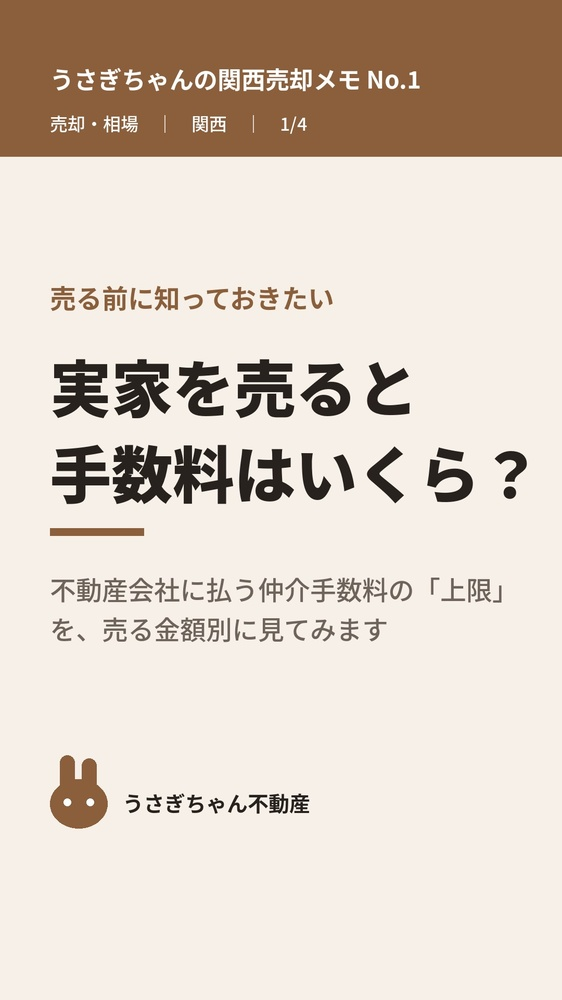
#> input picture media/2026-10-08/sample-chukai-tesuryo-1-1.jpg, 562 x 1000 px, shrunk from 1080 x 1920 before the run
$ python grade.py ../../../../media/2026-10-08/sample-chukai-tesuryo-1-1.jpg
#> lines starting #> are read from the running program, lines starting #| are printed output that depends on the picture
# 絵の層に色の仕上げ（影は深い葡萄色・明るい所は金・S字・彩度を少し落とす）。b 層だけ光のにじみ
import sys, numpy as np
from PIL import Image, ImageFilter
for f in sys.argv[1:]:
    im=Image.open(f).convert('RGBA');A=np.asarray(im).astype(np.float32)/255;a=A[...,:3];al=A[...,3:]
#> after `al = A[..., 3:]`: al: shape (1000, 562, 1) float32; every value is 1
    L=a.mean(2,keepdims=True);s=a*a*(3-2*a);a=a*.45+s*.55
#> after `L = a.mean(2, keepdims=True)`:
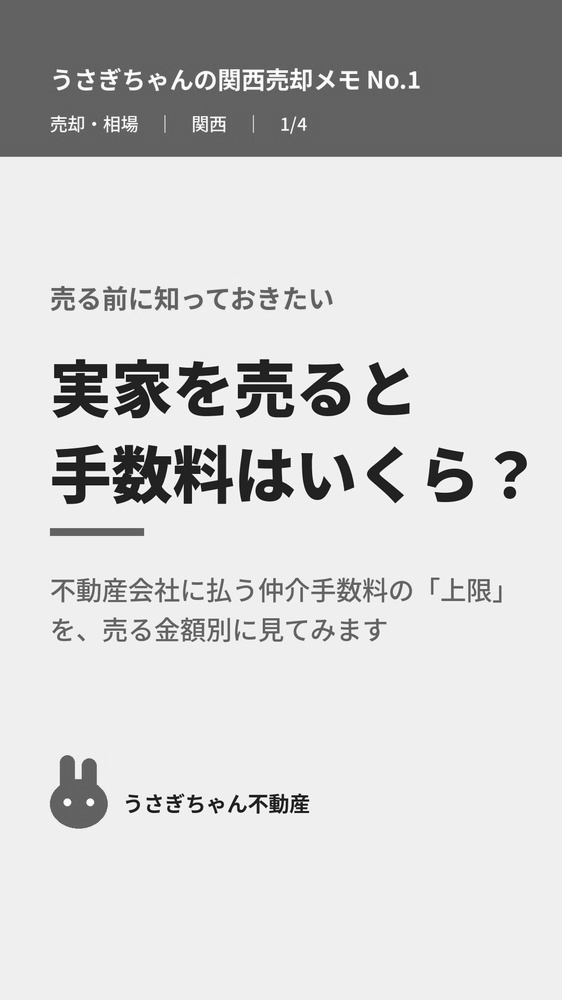
#> L: shape (1000, 562, 1) float32; min 0.00523, max 1, mean 0.813
#> after `s = a * a * (3 - 2 * a)`:
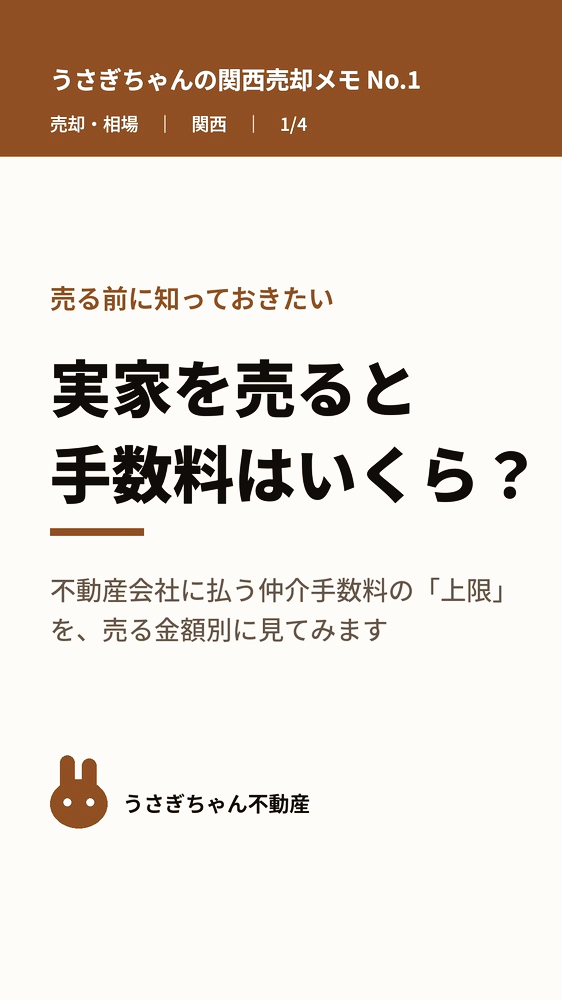
#> s: shape (1000, 562, 3) float32; mean R, G, B 0.887, 0.841, 0.798
    sh=np.clip(1-L*2,0,1);a=a*(1-sh*.35)+np.array([.16,.04,.08])*sh*.35
#> after `sh = np.clip(1 - L * 2, 0, 1)`:
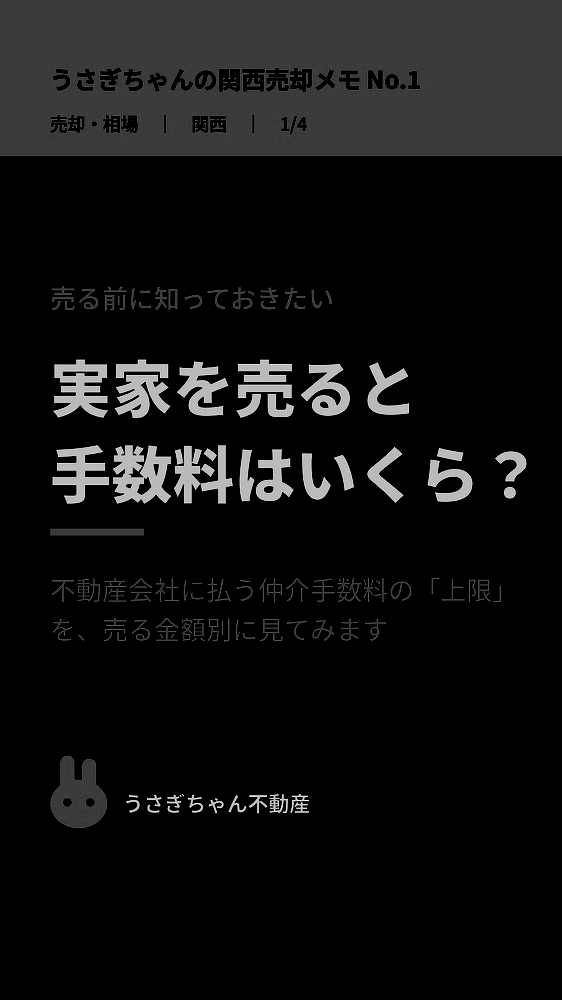
#> sh: shape (1000, 562, 1) float32; min 0, max 0.99, mean 0.0653
    a=a*(1-.18*(1-sh))+np.array([1,.86,.62])*.18*(1-sh)*L
    g=a.mean(2,keepdims=True);a=g+(a-g)*.85
    if f.endswith('-b.png'):
        b=np.clip((a-.62)/.38,0,1);bb=np.asarray(Image.fromarray((b.mean(2)*255).astype(np.uint8)).filter(ImageFilter.GaussianBlur(28))).astype(np.float32)[...,None]/255
        a=1-(1-a)*(1-bb*.55*np.array([1,.85,.6]))
    Image.fromarray((np.clip(np.concatenate([a,al],2),0,1)*255).astype(np.uint8)).save(f)

$ run again, on media/2026-10-08/sample-chukai-tesuryo-1-3.jpg
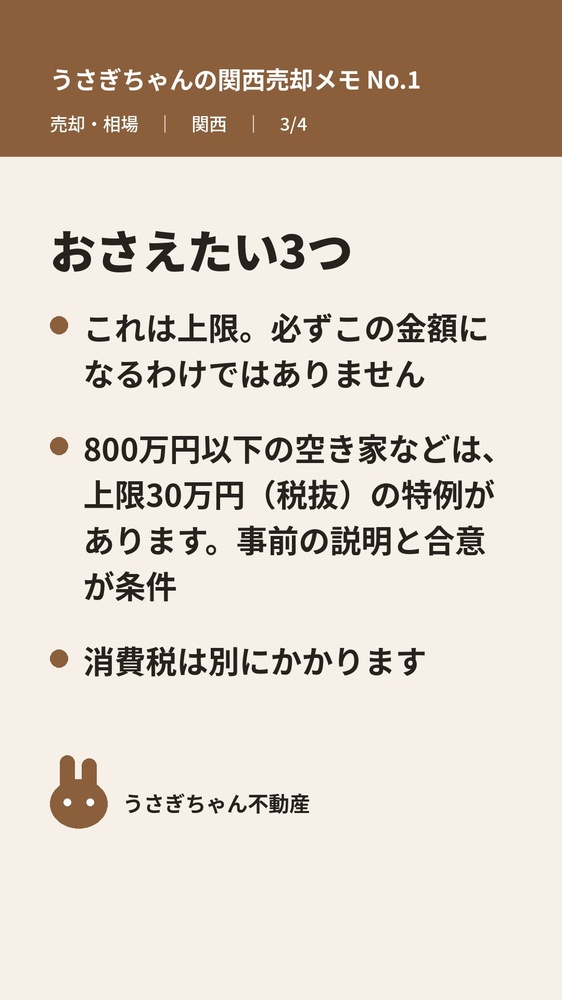
#> input picture media/2026-10-08/sample-chukai-tesuryo-1-3.jpg, 562 x 1000 px, shrunk from 1080 x 1920 before the run
#> al: shape (1000, 562, 1) float32; every value is 1
#> `s = a * a * (3 - 2 * a)`:
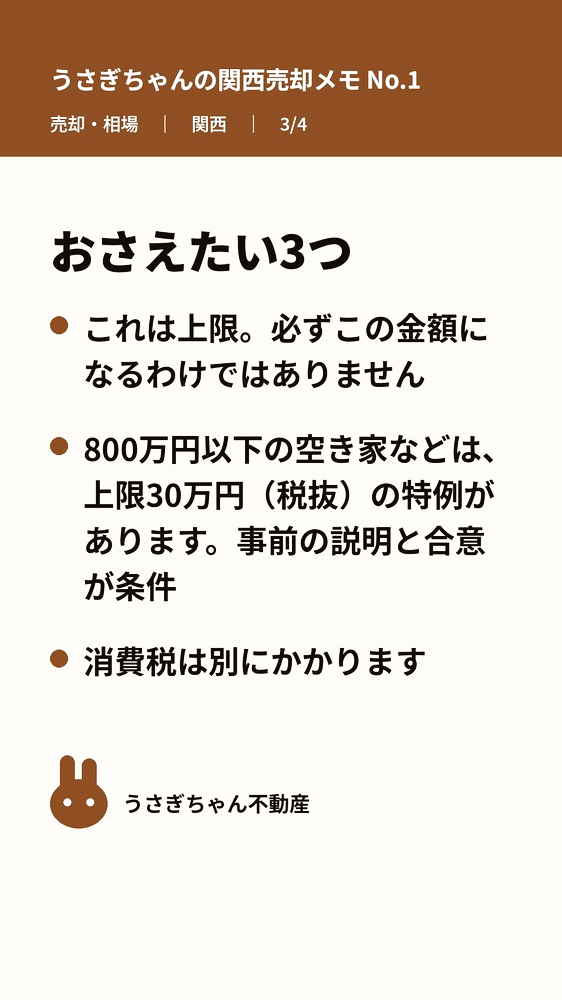
#> s: shape (1000, 562, 3) float32; mean R, G, B 0.88, 0.835, 0.793
#> `sh = np.clip(1 - L * 2, 0, 1)`:
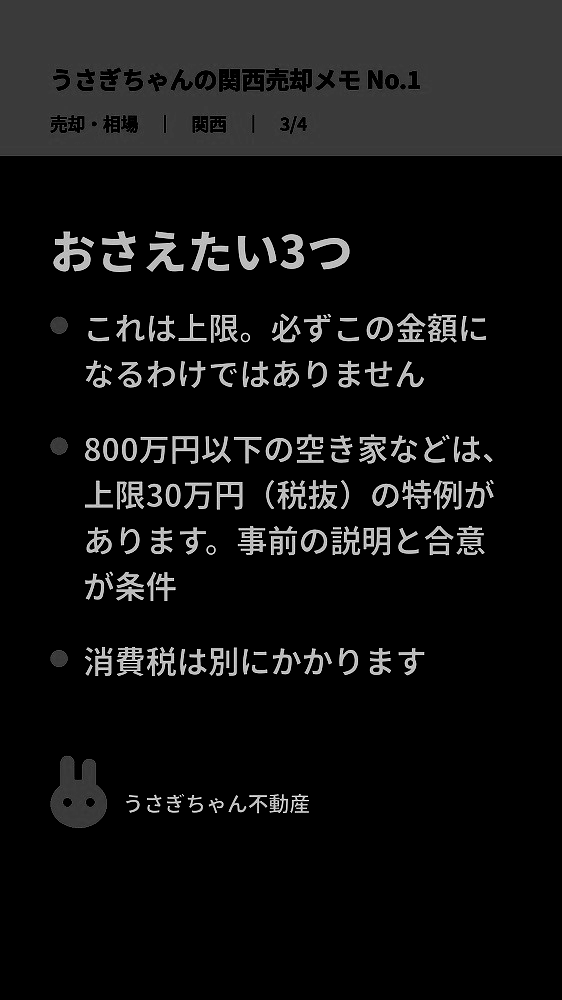
#> sh: shape (1000, 562, 1) float32; min 0, max 0.99, mean 0.0718

$ run again, on media/2026-10-08/sample-chukai-tesuryo-1-4.jpg
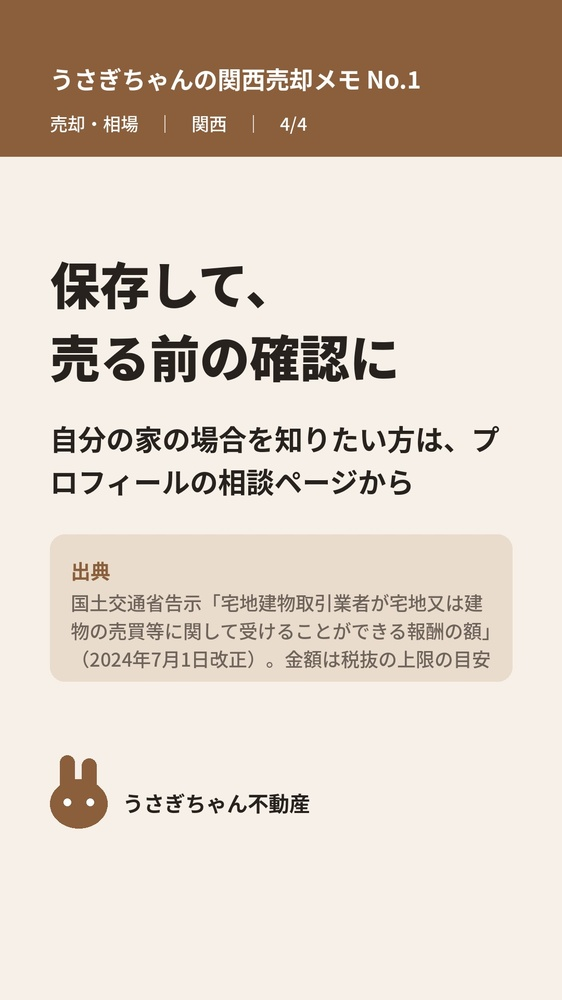
#> input picture media/2026-10-08/sample-chukai-tesuryo-1-4.jpg, 562 x 1000 px, shrunk from 1080 x 1920 before the run
#> al: shape (1000, 562, 1) float32; every value is 1
#> `s = a * a * (3 - 2 * a)`:
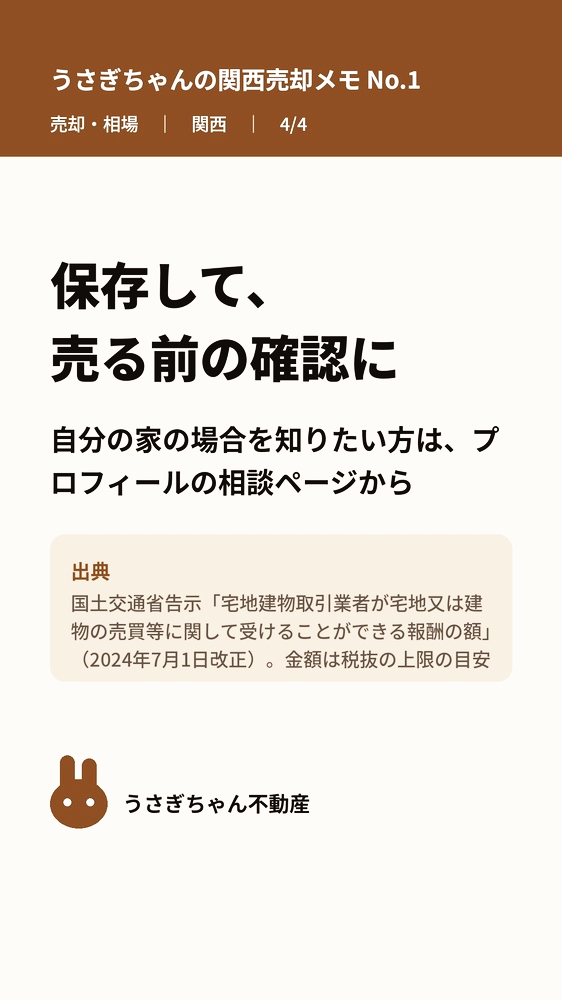
#> s: shape (1000, 562, 3) float32; mean R, G, B 0.888, 0.841, 0.794
#> `sh = np.clip(1 - L * 2, 0, 1)`:
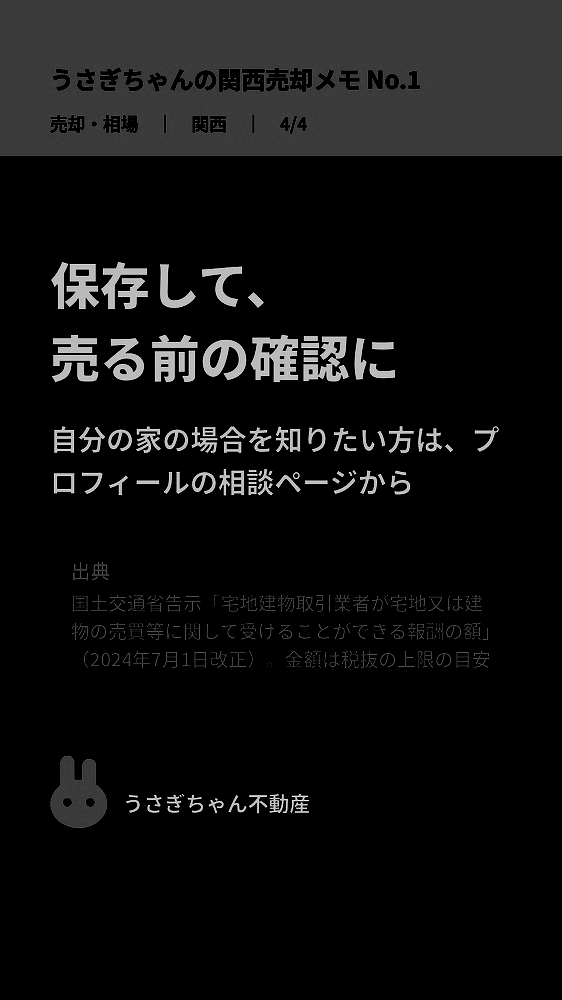
#> sh: shape (1000, 562, 1) float32; min 0, max 0.99, mean 0.0614

$ run again, on media/2026-10-08/sample-shussei-kyugyo-1-1.jpg
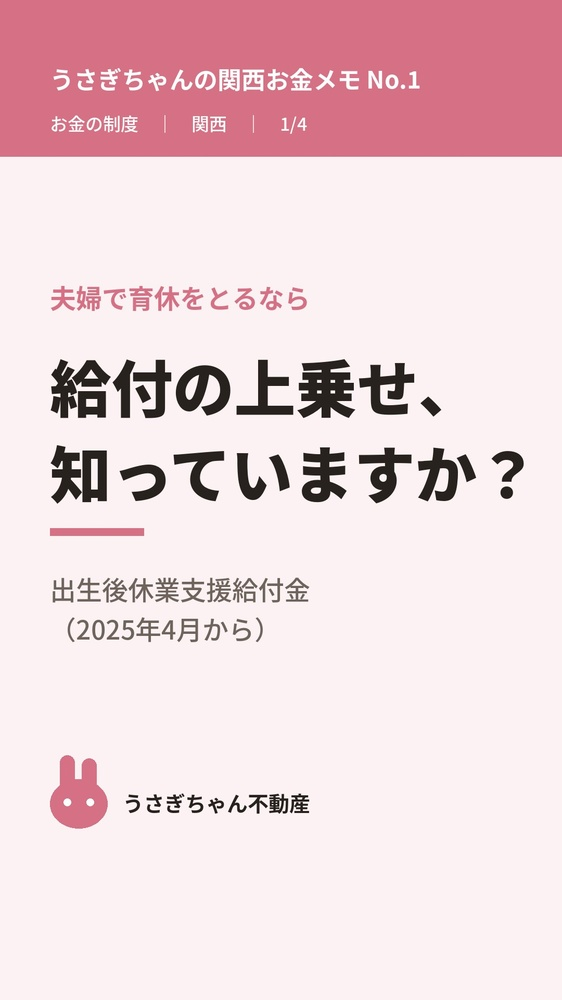
#> input picture media/2026-10-08/sample-shussei-kyugyo-1-1.jpg, 562 x 1000 px, shrunk from 1080 x 1920 before the run
#> al: shape (1000, 562, 1) float32; every value is 1
#> `s = a * a * (3 - 2 * a)`:
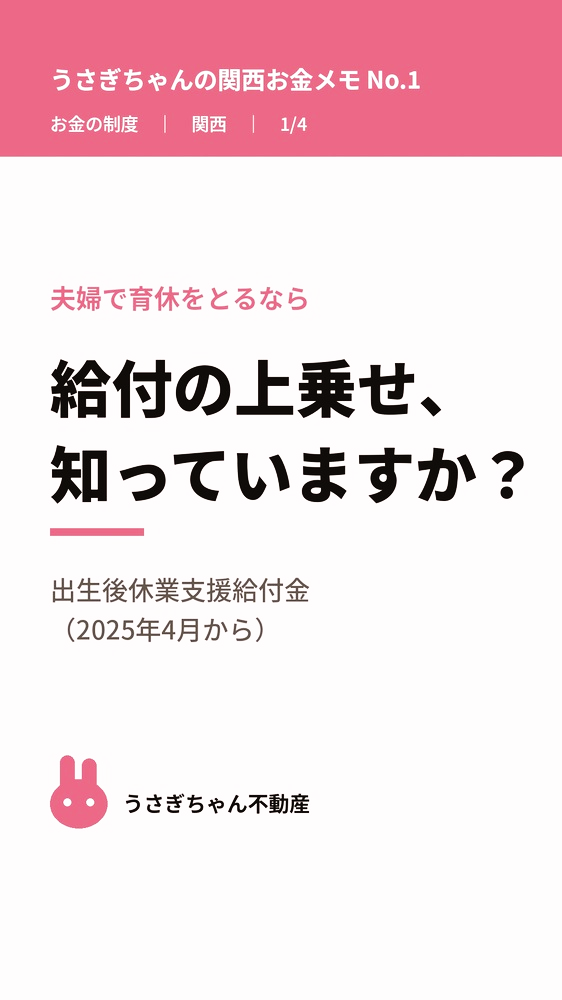
#> s: shape (1000, 562, 3) float32; mean R, G, B 0.949, 0.865, 0.884
#> `sh = np.clip(1 - L * 2, 0, 1)`:
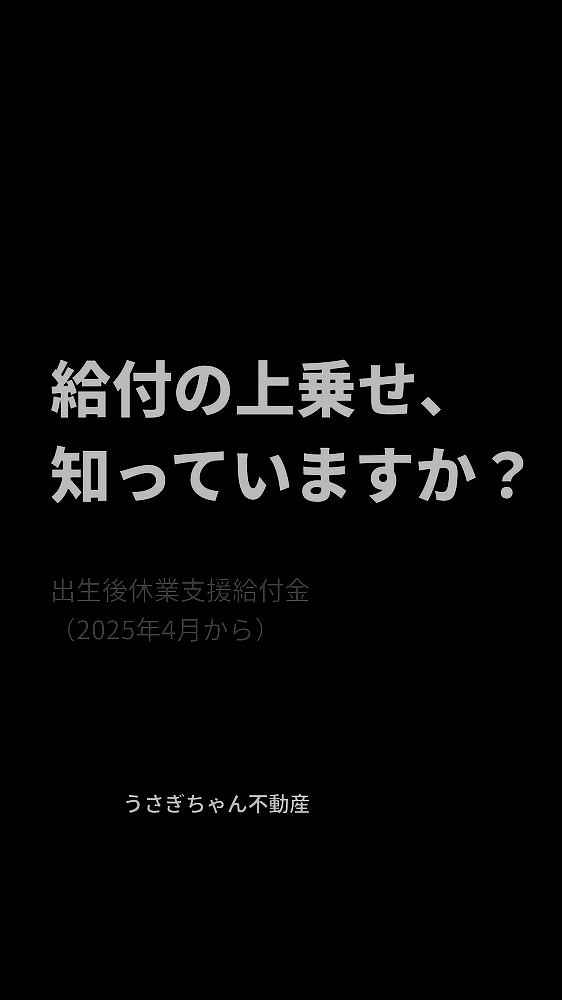
#> sh: shape (1000, 562, 1) float32; min 0, max 0.99, mean 0.0267
